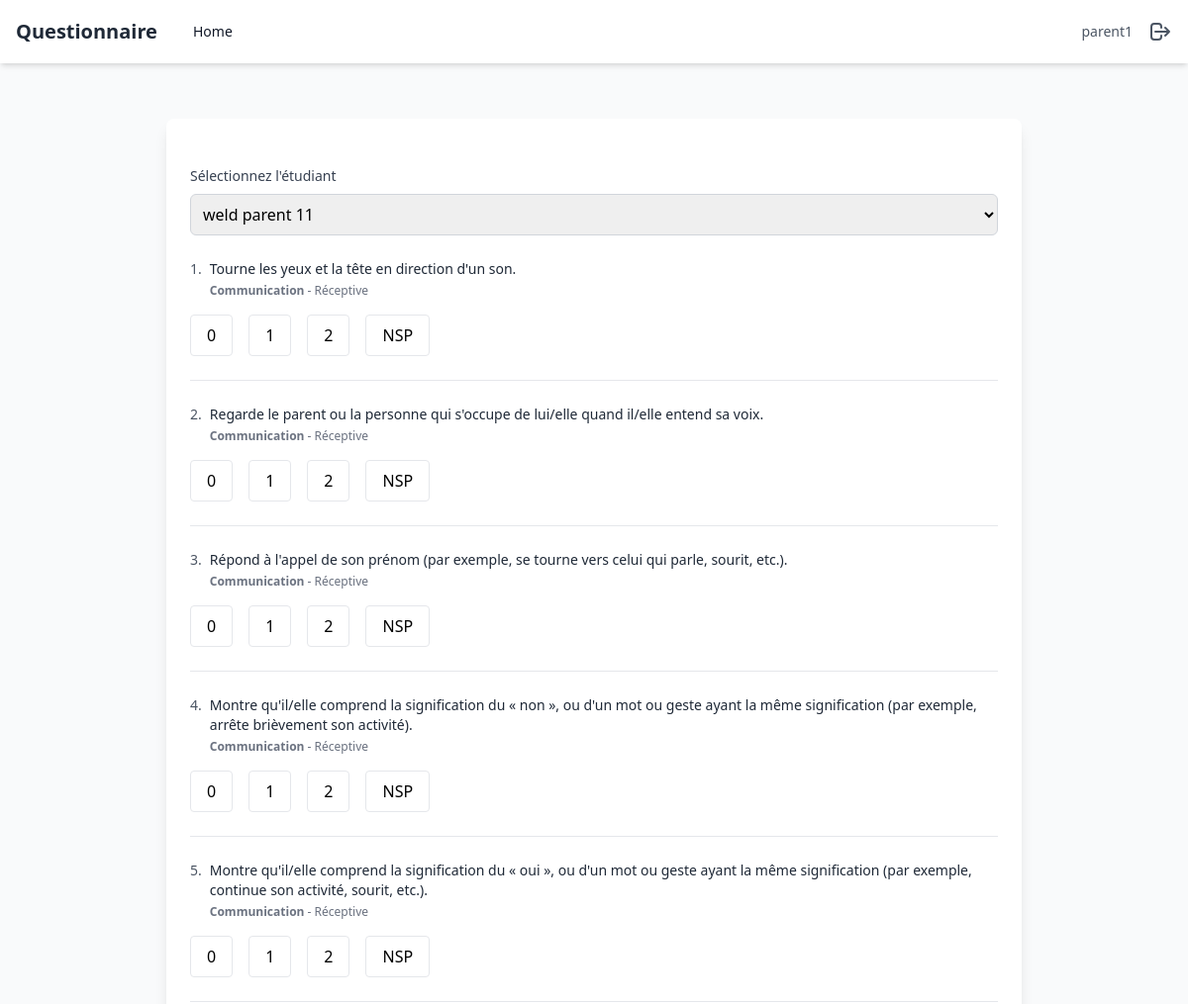
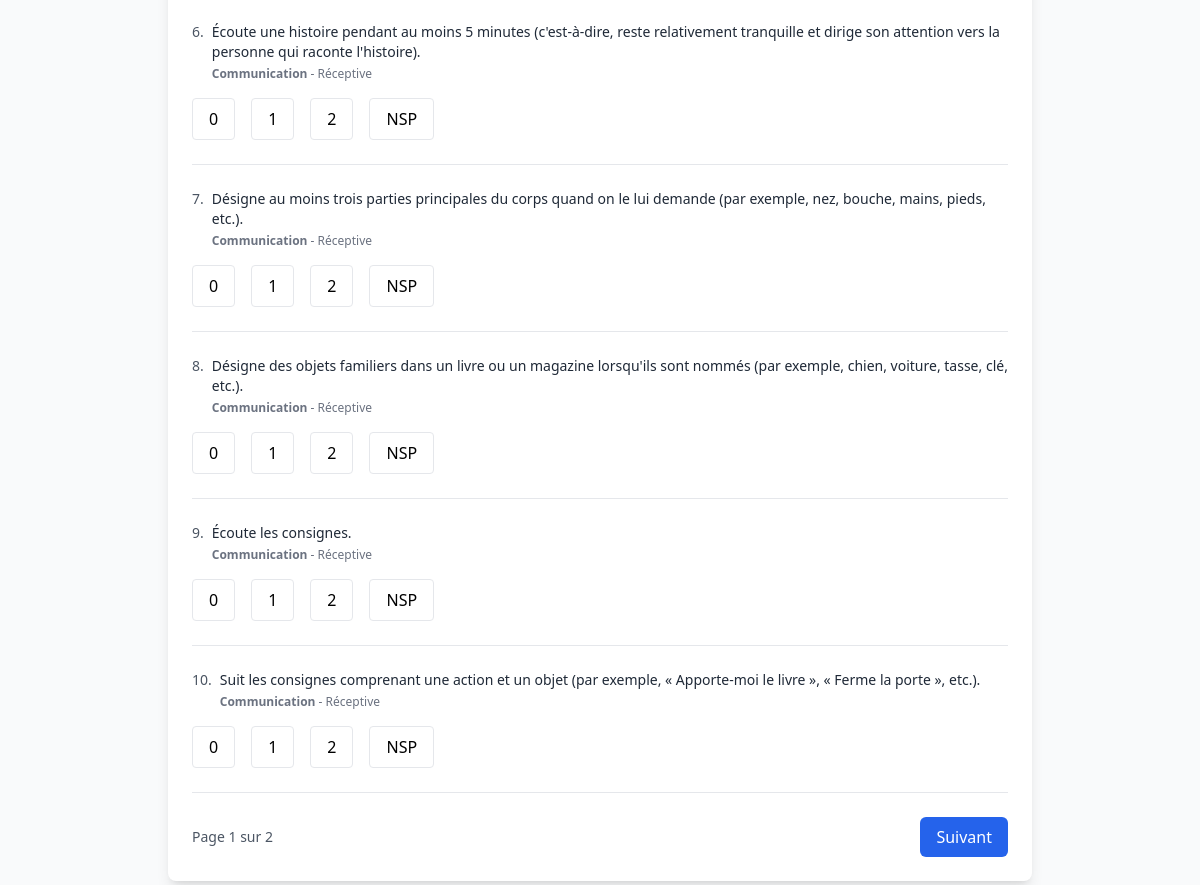
Page /vineland/questionnaire/5/ (signed in) on the committed database (2 pictures, top to bottom).
### polls/models.py (models this page shows, shortened)
class Parent(AbstractUser):
    name = models.CharField(max_length=255, default='')
    is_parent = models.BooleanField(default=True)
    is_superuser = models.BooleanField(default=False)
    class Meta:
        swappable = 'AUTH_USER_MODEL'

class SousDomain(models.Model):
    id = models.AutoField(primary_key=True)
    domain = models.ForeignKey(Domain, on_delete=models.CASCADE, default='', verbose_name='Domaine')
    name = models.CharField(max_length=255, default='', verbose_name='Nom du Sous-Domaine')

class Domain(models.Model):
    id = models.AutoField(primary_key=True)
    formulaire = models.ForeignKey(Formulaire, related_name='domains', on_delete=models.CASCADE, default='', verbose_name='Formulaire')
    name = models.CharField(max_length=255, default='', verbose_name='Nom du Domaine')

### vineland/models.py (models this page shows, shortened)
class QuestionVineland(models.Model):
    CHOIX_REPONSES = (
        (0, '0'),
        (1, '1'),
        (2, '2'),
        ('NSP', 'Ne sais pas'),
        ('NA', 'Non applicable')
    )
    texte = models.TextField(verbose_name="Question")
    sous_domaine = models.ForeignKey(
        'polls.SousDomain',  # À remplacer par le nom de votre app
        on_delete=models.CASCADE,
        related_name='questions_vineland'
    )
    numero_item = models.PositiveIntegerField(
        verbose_name="Numéro de l'item",
        help_text="Numéro de l'item dans le sous-domaine"
    )
    note = models.TextField(
        verbose_name="Note/Indication",
        blank=True,
        null=True,
        help_text="Pour plusieurs lignes, utilisez | comme séparateur"
    )
    permet_na = models.BooleanField(
        verbose_name="Permet la réponse N/A",
        default=False
    )
    created_at = models.DateTimeField(auto_now_add=True)
    updated_at = models.DateTimeField(auto_now=True)
    class Meta:
        verbose_name = "Question Vineland"
        verbose_name_plural = "Questions Vineland"
        ordering = ['sous_domaine', 'numero_item']
        unique_together = ['sous_domaine', 'numero_item']

### vineland/views.py (the view, shortened to what this page needs)
# urls.py: path('questionnaire/<int:formulaire_id>/', views.vineland_questionnaire, name='vineland_questionnaire'),
@login_required
def vineland_questionnaire(request, formulaire_id):
    formulaire = get_object_or_404(Formulaire, id=formulaire_id)
    parent = request.user
    if parent.is_superuser:
        students = Student.objects.all()
    else:
        students = Student.objects.filter(parent=parent)
    questions = QuestionVineland.objects.select_related('sous_domaine').order_by(
        'sous_domaine__domain__name',
        'sous_domaine__name',
        'numero_item'
    )
    paginator = Paginator(questions, 10)
    page_number = request.GET.get('page', 1)
    page_obj = paginator.get_page(page_number)
    initial_data = {}
    if request.session:
        for key in request.session.keys():
            if key.startswith('question_') or key == 'student':
                initial_data[key] = request.session[key]
    return render(request, 'vineland/questionnaire.html', {
        'formulaire': formulaire,
        'students': students,
        'page_obj': page_obj,
        'initial_data': initial_data,
    })

### vineland/templates/vineland/questionnaire.html (shortened to what this page needs)
{% extends 'base.html' %}
{% load static %}
{% load vineland_filters %}
{% block content %}
<div class="max-w-4xl mx-auto py-8 px-4">
    <form method="post" action="?page={{ page_obj.number }}" class="bg-white shadow-lg rounded-lg p-6 space-y-6">
        <div class="mb-6">
            <label class="block text-sm font-medium text-gray-700 mb-2">Sélectionnez l'étudiant</label>
            <select name="student" required class="w-full p-2 border rounded-md border-gray-300">
                {% for student in students %}
                    <option value="{{ student.id }}"
                            {% if initial_data.student == student.id|stringformat:"s" %}selected{% endif %}>
                        {{ student.name }}
                    </option>
                {% endfor %}
            </select>
        </div>
        {% for question in page_obj %}
        <div class="border-b border-gray-200 pb-6 last:border-0">
            <div class="flex items-start mb-4">
                <span class="text-sm font-medium text-gray-600 mr-2">{{ question.numero_item }}.</span>
                <div class="flex-1">
                    <p class="text-sm text-gray-800">{{ question.texte }}</p>
                    <p class="text-xs text-gray-500 mt-1">
                        <strong>{{ question.sous_domaine.domain.name }}</strong> - <span class="font-medium">{{ question.sous_domaine.name }}</span>
                    </p>
                </div>
            </div>
            <div class="flex gap-4 mt-3" id="group_{{ question.numero_item }}">
                {% for value in "012"|make_list %}
                    <label class="flex items-center">
                        <span class="px-4 py-2 border rounded cursor-pointer hover:bg-gray-50 radio-label">
                            {{ value }}
                        </span>
                    </label>
                {% endfor %}
                <label class="flex items-center">
                    <span class="px-4 py-2 border rounded cursor-pointer hover:bg-gray-50 radio-label">
                        NSP
                    </span>
                </label>
            </div>
        </div>
        {% endfor %}
        <div class="flex justify-between items-center mt-8">
            <span class="text-sm text-gray-600">
                Page {{ page_obj.number }} sur {{ page_obj.paginator.num_pages }}
            </span>
            <button type="submit"
                    class="px-4 py-2 bg-blue-600 text-white rounded-md hover:bg-blue-700">
                {% if page_obj.has_next %}Suivant{% else %}Terminer{% endif %}
            </button>
        </div>
    </form>
</div>
{% endblock %}

### polls/templates/base.html (shortened to what this page needs)
{% load static %}
<!DOCTYPE html>
<html lang="en">
  <head>
    <script src="https://cdn.tailwindcss.com"></script>
  </head>
  <body class="bg-gray-50">
    <nav class="bg-white shadow-md">
      <div class="max-w-7xl mx-auto px-4">
        <div class="flex justify-between h-16">
          <div class="flex items-center">
            <span class="text-xl font-bold text-gray-800">Questionnaire</span>
            <a
              href="/"
              class="ml-6 px-3 py-2 rounded-md text-sm font-medium text-gray-900"
              >Home</a
            >
          </div>
          <div class="flex items-center space-x-4">
            <span class="text-sm text-gray-600"
              >{{ request.user.username }}</span
            >
            <a
              href="{% url 'logout' %}"
              class="text-gray-600 hover:text-gray-900"
            >
              <svg
                xmlns="http://www.w3.org/2000/svg"
                class="h-6 w-6"
                fill="none"
                viewBox="0 0 24 24"
                stroke="currentColor"
              >
                <path
                  stroke-linecap="round"
                  stroke-linejoin="round"
                  stroke-width="2"
                  d="M17 16l4-4m0 0l-4-4m4 4H7m6 4v1a3 3 0 01-3 3H6a3 3 0 01-3-3V7a3 3 0 013-3h4a3 3 0 013 3v1"
                />
              </svg>
            </a>
          </div>
        </div>
      </div>
    </nav>
    <main class="max-w-7xl mx-auto py-6 px-4">
       {% block content %}{% endblock %}
    </main>
  </body>
</html>

### rows in the picture
Parent: user.username "parent1"
QuestionVineland: numero_item "1", texte "Tourne les yeux et la tête en direction d'un son.", sous_domaine.domain.name "Communication", sous_domaine.name "Réceptive", make_list "0" "1" "2"
QuestionVineland: numero_item "2", texte "Regarde le parent ou la personne qui s'occupe de lui/elle quand il/elle entend sa voix.", sous_domaine.domain.name "Communication", sous_domaine.name "Réceptive", make_list "0" "1" "2"
QuestionVineland: numero_item "3", texte "Répond à l'appel de son prénom (par exemple, se tourne vers celui qui parle, sourit, etc.).", sous_domaine.domain.name "Communication", sous_domaine.name "Réceptive", make_list "0" "1" "2"
QuestionVineland: numero_item "4", texte "Montre qu'il/elle comprend la signification du « non », ou d'un mot ou geste ayant la même signification (par exemple, arrête brièvement son activité).", sous_domaine.domain.name "Communication", sous_domaine.name "Réceptive", make_list "0" "1" "2"
QuestionVineland: numero_item "5", texte "Montre qu'il/elle comprend la signification du « oui », ou d'un mot ou geste ayant la même signification (par exemple, continue son activité, sourit, etc.).", sous_domaine.domain.name "Communication", sous_domaine.name "Réceptive", make_list "0" "1" "2"
QuestionVineland: numero_item "6", texte "Écoute une histoire pendant au moins 5 minutes (c'est-à-dire, reste relativement tranquille et dirige son attention vers la personne qui raconte l'histoire).", sous_domaine.domain.name "Communication", sous_domaine.name "Réceptive", make_list "0" "1" "2"
QuestionVineland: numero_item "7", texte "Désigne au moins trois parties principales du corps quand on le lui demande (par exemple, nez, bouche, mains, pieds, etc.).", sous_domaine.domain.name "Communication", sous_domaine.name "Réceptive", make_list "0" "1" "2"
QuestionVineland: numero_item "8", texte "Désigne des objets familiers dans un livre ou un magazine lorsqu'ils sont nommés (par exemple, chien, voiture, tasse, clé, etc.).", sous_domaine.domain.name "Communication", sous_domaine.name "Réceptive", make_list "0" "1" "2"
QuestionVineland: numero_item "9", texte "Écoute les consignes.", sous_domaine.domain.name "Communication", sous_domaine.name "Réceptive", make_list "0" "1" "2"
QuestionVineland: numero_item "10", texte "Suit les consignes comprenant une action et un objet (par exemple, « Apporte-moi le livre », « Ferme la porte », etc.).", sous_domaine.domain.name "Communication", sous_domaine.name "Réceptive", make_list "0" "1" "2"

### other values in the picture
{{ page_obj.number }} "1"
{{ page_obj.paginator.num_pages }} "2"
form field student "weld parent 11"
